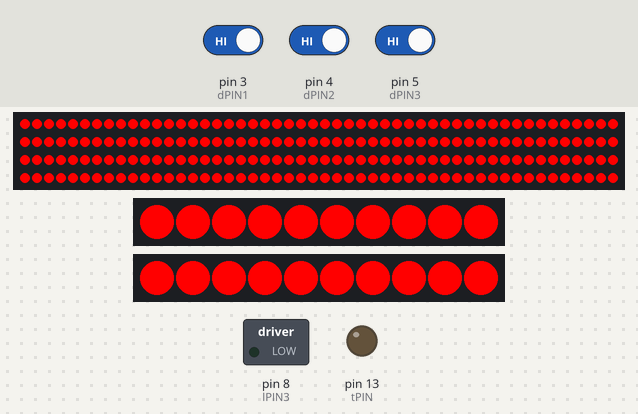
A sketch run on a simulated Arduino Uno, built with avr-gcc and run on an emulated ATmega328P. Parts: 200 RGB LEDs in strip order, left to right, continuing on the next row, 2 × 10 RGB LEDs in strip order, left to right, switched loads named in the sketch (green lamp = pin HIGH), output pins drawn as LEDs (lit = HIGH). The inputs (shaded band) are chosen by the test bench; at power-on: pin 3 (dPIN1) HIGH, pin 4 (dPIN2) HIGH, pin 5 (dPIN3) HIGH.

Above: at 0.86 s.
1.3 s: pin 3 (dPIN1) driven LOW
At 1.6 s:
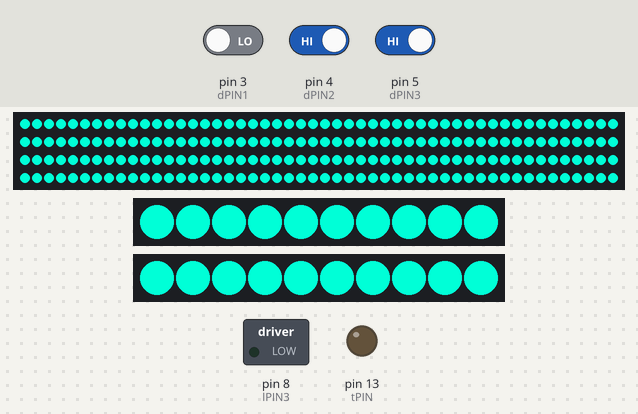
2.8 s: pin 4 (dPIN2) driven LOW
At 3.1 s:
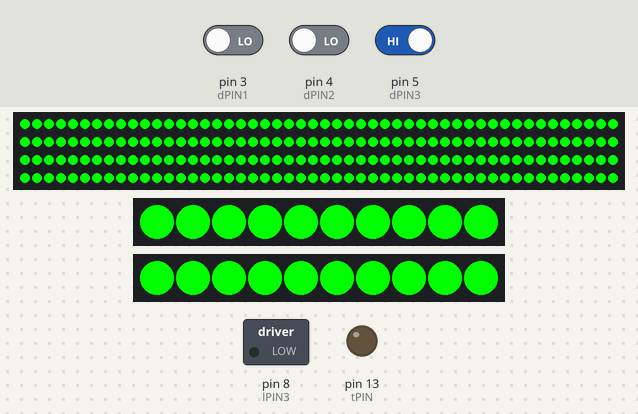
4.3 s: pin 3 (dPIN1) driven HIGH
At 4.83 s:
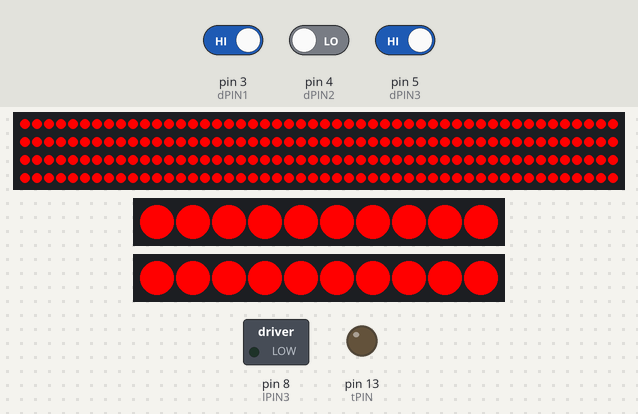
7.3 s: pin 5 (dPIN3) driven LOW
At 7.53 s:
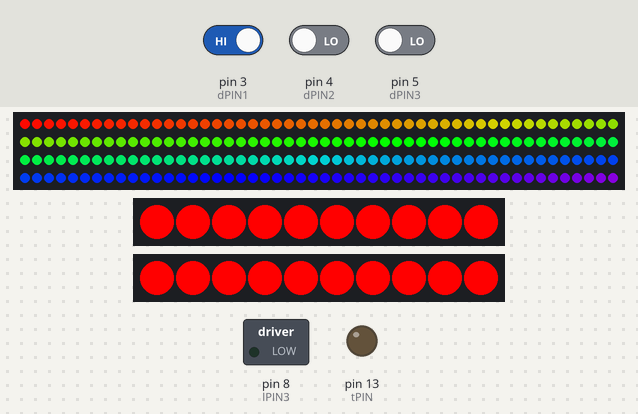
9.8 s: pin 4 (dPIN2) driven HIGH
12.3 s: pin 3 (dPIN1) driven LOW
At 13.7 s:
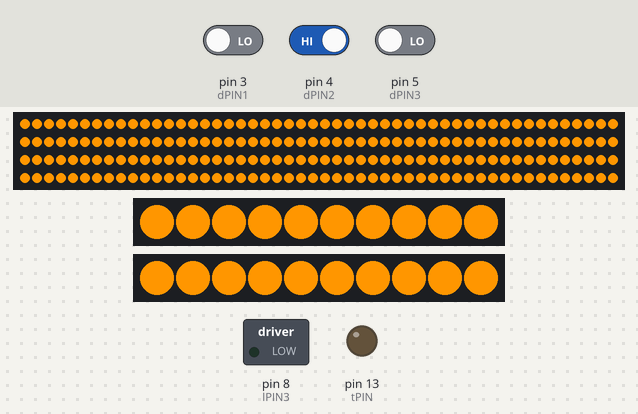
Timing chart, 0 to 15.1 s (numbered marks = the images above; inputs shaded):
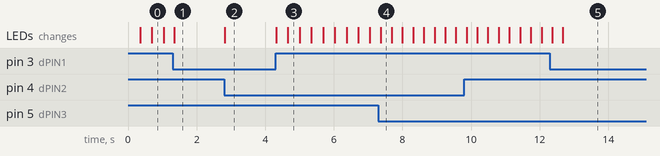

The sketch:

main.ino
```cpp
#include <Adafruit_NeoPixel.h>

int dReady                        = 2;
int dPIN1                         = 3;
int dPIN2                         = 4;
int dPIN3                         = 5;

int lPIN1                         = 6;
int lPIN2                         = 7;
int lPIN3                         = 8;
int BODY_PIXELS_COUNT             = 200;
int SHOOTER_PIXELS1_COUNT         = 10;
int SHOOTER_PIXELS2_COUNT         = 10;

Adafruit_NeoPixel BODY_PIXELS     = Adafruit_NeoPixel(BODY_PIXELS_COUNT, lPIN1, NEO_GRB + NEO_KHZ800);
Adafruit_NeoPixel SHOOTER_PIXELS1 = Adafruit_NeoPixel(SHOOTER_PIXELS1_COUNT, lPIN2, NEO_GRB + NEO_KHZ800);
Adafruit_NeoPixel SHOOTER_PIXELS2 = Adafruit_NeoPixel(SHOOTER_PIXELS2_COUNT, lPIN2, NEO_GRB + NEO_KHZ800);

uint32_t color                    = BODY_PIXELS.Color(0,0,0);
uint32_t last_error_color         = BODY_PIXELS.Color(0,0,0);
uint32_t rainbow_color_add        = 0;

int tPIN                          = 13;

enum StatusEnum { BOOTING, NORMAL, SHOOTING, AUTO, VIBE, ERROR };

StatusEnum status;

void setup() {
  status = 1;

  pinMode(dReady, INPUT);
  pinMode(dPIN1,  INPUT);
  pinMode(dPIN2,  INPUT);
  pinMode(dPIN3,  INPUT);

  pinMode(lPIN1,  OUTPUT);
  pinMode(lPIN2,  OUTPUT);
  pinMode(lPIN3,  OUTPUT);

  BODY_PIXELS.begin();
  SHOOTER_PIXELS1.begin();
  SHOOTER_PIXELS2.begin();

  pinMode(tPIN,   OUTPUT);
  Serial.print("INIT COMPLETE");
}

void loop() {
  status = getStatus();

  updateLED();
}

void updateLED() {
  switch ( status ) {
    case BOOTING:
      color = BODY_PIXELS.Color(0,0,0); // OFF
      break;
    case NORMAL:
      color = BODY_PIXELS.Color(0,255,0); // green
      break;
    case SHOOTING:
      color = BODY_PIXELS.Color(255,150,0); // ORANGE
      break;
    case AUTO:
      color = BODY_PIXELS.Color(0,255,215); // CYAN
      break;
    case VIBE:
      color = BODY_PIXELS.Color(0,0,255); // BLUE
      break;
    default:
      color = BODY_PIXELS.Color(255,0,0); // RED
      break;
  }
  writePixels();
}

StatusEnum getStatus() {
  if ((digitalRead(dPIN1) == LOW && digitalRead(dPIN2) == LOW) && digitalRead(dPIN3) == LOW) {
    return 0; // booting
  }
  if ((digitalRead(dPIN1) == LOW && digitalRead(dPIN2) == LOW) && digitalRead(dPIN3) == HIGH) {
    return 1; // Normal
  }
  if ((digitalRead(dPIN1) == LOW && digitalRead(dPIN2) == HIGH) && digitalRead(dPIN3) == LOW) {
    return 2; // Shooting
  }
  if ((digitalRead(dPIN1) == LOW && digitalRead(dPIN2) == HIGH) && digitalRead(dPIN3) == HIGH) {
    return 3; // auto
  }
  if ((digitalRead(dPIN1) == HIGH && digitalRead(dPIN2) == LOW) && digitalRead(dPIN3) == LOW) {
    return 4; // vibe
  }
  if ((digitalRead(dPIN1) == HIGH && digitalRead(dPIN2) == LOW) && digitalRead(dPIN3) == HIGH) {
    return 5; // error
  }

  return 5;

}

void writePixels() {
  switch ( status ) {
    case VIBE:
      rainbow();
      break;
    case ERROR:
      error();
      break;
    default:
      BODY_PIXELS.fill(color);
      SHOOTER_PIXELS1.fill(color);
      SHOOTER_PIXELS2.fill(color);
      BODY_PIXELS.show();
      SHOOTER_PIXELS1.show();
      SHOOTER_PIXELS2.show();
      break;
  }
}


void rainbow() {
  // Hue is a circular value from 0 to 255. 0 and 255 are the same (red).
  // This function will cycle through the hue values to create a rainbow effect.
  uint16_t i, j;

  for (j = 0; j < 256; j++) { // One cycle of all 256 hues.
    for (i = 0; i < BODY_PIXELS.numPixels(); i++) {
      BODY_PIXELS.setPixelColor(i, Wheel((i + j) & 255));
    }
    BODY_PIXELS.show();
    delay(10); // Adjust for smoother or faster color transition
  }
}

// Input a value 0 to 255 to get a color value.
// The colors are a transition r - g - b - back to r.
uint32_t Wheel(byte WheelPos) {
  WheelPos = 255 - WheelPos;
  if(WheelPos < 85) {
    return BODY_PIXELS.Color(255 - WheelPos * 3, 0, WheelPos * 3);
  }
  if(WheelPos < 170) {
    WheelPos -= 85;
    return BODY_PIXELS.Color(0, WheelPos * 3, 255 - WheelPos * 3);
  }
  WheelPos -= 170;
  return BODY_PIXELS.Color(WheelPos * 3, 255 - WheelPos * 3, 0);
}


void error() {
  if (last_error_color == BODY_PIXELS.Color(0,0,0)) {
    last_error_color = BODY_PIXELS.Color(255,0,0);
    BODY_PIXELS.fill(last_error_color);
    SHOOTER_PIXELS1.fill(last_error_color);
    SHOOTER_PIXELS2.fill(last_error_color);
  } else {
    last_error_color = BODY_PIXELS.Color(0,0,0);
    BODY_PIXELS.fill(last_error_color);
    SHOOTER_PIXELS1.fill(last_error_color);
    SHOOTER_PIXELS2.fill(last_error_color);
  }

  BODY_PIXELS.show();
  SHOOTER_PIXELS1.show();
  SHOOTER_PIXELS2.show();
  if (digitalRead(dPIN1) != HIGH && digitalRead(dPIN2) != LOW && digitalRead(dPIN3) != HIGH) {
    delay(10);
  }
}
```

Measured:
- after the input at 1.3 s, the LEDs: change at once (image 1)
- after the input at 2.8 s, the LEDs: change at once (image 2)
- after the input at 4.3 s, the LEDs: first change at once (image 3 shows a later state)
- after the input at 7.3 s, the LEDs: change after 0.08 s (image 4)
- after the input at 12.3 s, the LEDs: first differ from a run without the input after 0.37 s (image 5)
